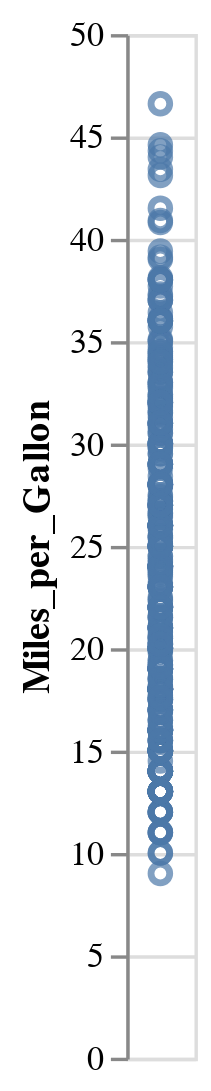

The notebook cell saved with this chart:
### Code cell
alt.Chart(cars).mark_point().encode(
    y = "Miles_per_Gallon"
)

### Figure 1 — Vega-Lite specification as saved in the notebook (floating-point values rounded to 4 significant figures; data arrays with more than 128 entries replaced by an {"elided": "..."} marker saying what was removed)
{"config": {"view": {"continuousWidth": 300, "continuousHeight": 300}}, "data": {"name": "data-f02450ab61490a1363517a0190416235"}, "mark": {"type": "point"}, "encoding": {"y": {"field": "Miles_per_Gallon", "type": "quantitative"}}, "$schema": "https://vega.github.io/schema/vega-lite/v5.8.0.json", "datasets": {"data-f02450ab61490a1363517a0190416235": {"elided": "406 records"}}}
